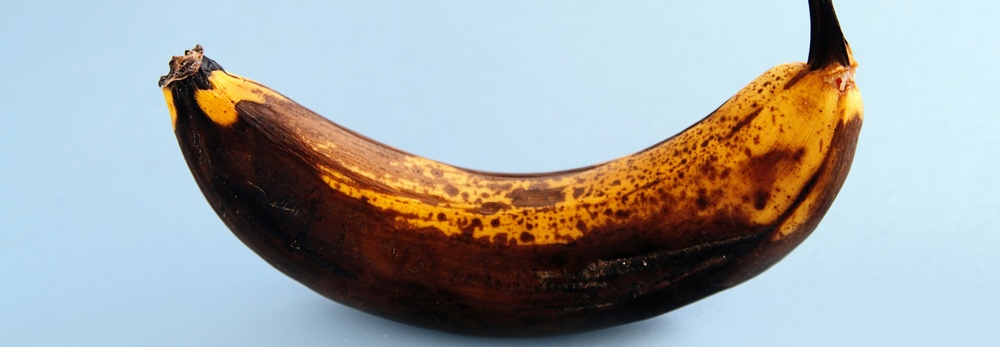
#> input picture app/banana_unripe/3scenes/mushy/mushy_01.jpg, 1000 x 347 px, shrunk from 1580 x 549 before the run; its folder holds only this picture in this run
$ python classify_images.py
#> lines starting #> are read from the running program, lines starting #| are printed output that depends on the picture
# USAGE
# python classify_images.py
# python classify_images.py --model svm

# import the necessary packages
from sklearn.neighbors import KNeighborsClassifier
from sklearn.naive_bayes import GaussianNB
from sklearn.linear_model import LogisticRegression
from sklearn.svm import SVC
from sklearn.tree import DecisionTreeClassifier
from sklearn.ensemble import RandomForestClassifier
from sklearn.neural_network import MLPClassifier
from sklearn.preprocessing import LabelEncoder
from sklearn.model_selection import train_test_split
from sklearn.metrics import classification_report
from PIL import Image
from imutils import paths
import numpy as np
import argparse
import os

def extract_color_stats(image):
	# split the input image into its respective RGB color channels
	# and then create a feature vector with 6 values: the mean and
	# standard deviation for each of the 3 channels, respectively
	(R, G, B) = image.split()
	features = [np.mean(R), np.mean(G), np.mean(B), np.std(R),
		np.std(G), np.std(B)]

	# return our set of features
	return features

# construct the argument parser and parse the arguments
ap = argparse.ArgumentParser()
ap.add_argument("-d", "--dataset", type=str, default="3scenes",
	help="path to directory containing the '3scenes' dataset")
ap.add_argument("-m", "--model", type=str, default="knn",
	help="type of python machine learning model to use")
args = vars(ap.parse_args())

# define the dictionary of models our script can use, where the key
# to the dictionary is the name of the model (supplied via command
# line argument) and the value is the model itself
models = {
	"knn": KNeighborsClassifier(n_neighbors=1),
	"naive_bayes": GaussianNB(),
	"logit": LogisticRegression(solver="lbfgs", multi_class="auto"),
	"svm": SVC(kernel="linear"),
	"decision_tree": DecisionTreeClassifier(),
	"random_forest": RandomForestClassifier(n_estimators=5),
	"mlp": MLPClassifier()
}

# grab all image paths in the input dataset directory, initialize our
# list of extracted features and corresponding labels
print("[INFO] extracting image features...")
imagePaths = paths.list_images(args["dataset"])
data = []
labels = []

# loop over our input images
for imagePath in imagePaths:
	# load the input image from disk, compute color channel
	# statistics, and then update our data list
	image = Image.open(imagePath)
#> image is the input picture: PIL image 1000x347 RGB; mean R, G, B 162.6, 166.4, 165.9
	features = extract_color_stats(image)
#> in extract_color_stats, `(R, G, B) = image.split()`:
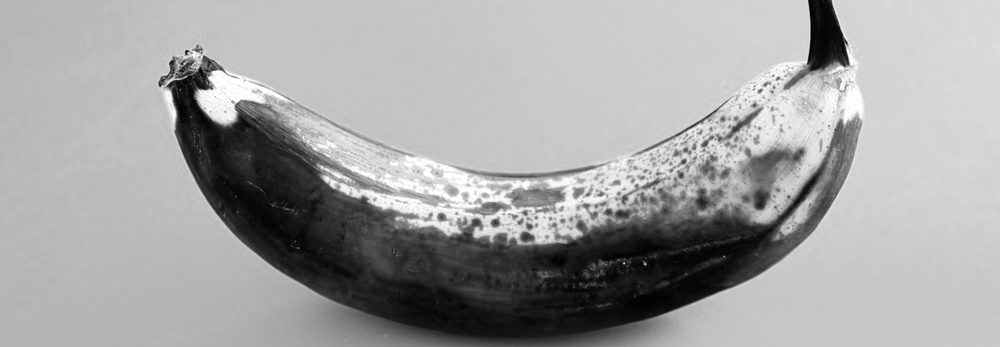
#> R: PIL image 1000x347 L; min 0, max 255, mean 162.6
#> in extract_color_stats, `(R, G, B) = image.split()`:
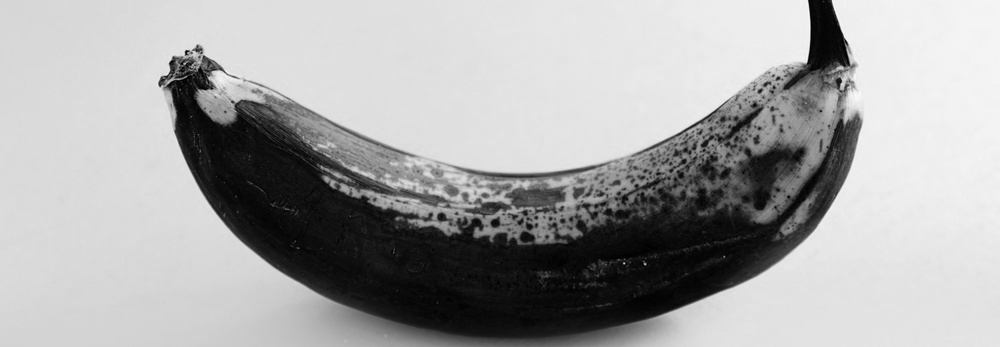
#> G: PIL image 1000x347 L; min 0, max 254, mean 166.4
#> in extract_color_stats, `(R, G, B) = image.split()`:
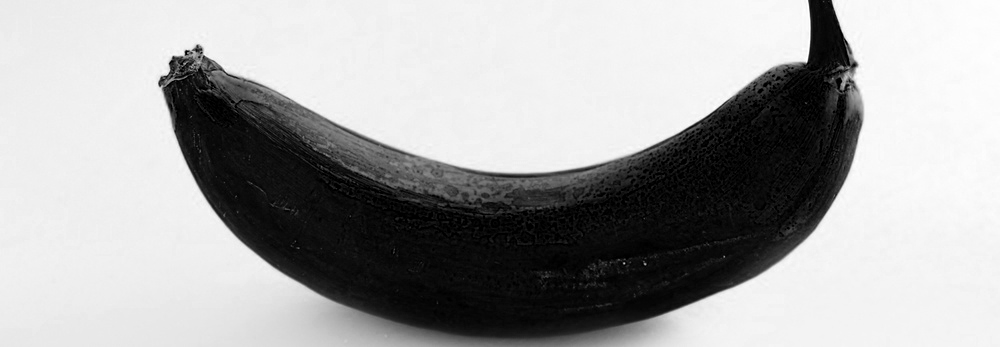
#> B: PIL image 1000x347 L; min 0, max 255, mean 165.9
#> in extract_color_stats, `features = [np.mean(R), np.mean(G), np.mean(B), np.std(R), np.std(G), ..`: features = [162.6, 166.4, 165.9, 66.63, 85.56, 103.5]
#> features = [162.6, 166.4, 165.9, 66.63, 85.56, 103.5]
	data.append(features)

	# extract the class label from the file path and update the
	# labels list
	label = imagePath.split(os.path.sep)[-2]
	labels.append(label)
#> pass 2 of the loop `for imagePath in imagePaths:`:
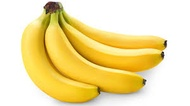
#> input picture app/banana_unripe/3scenes/ripe_new/ripe_01.jpeg, 190 x 106 px, shrunk from 300 x 168 before the run
#> image is the input picture: PIL image 190x106 RGB; mean R, G, B 242.5, 224.3, 163.5
#> R: PIL image 190x106 L
#> in extract_color_stats (call 2), `(R, G, B) = image.split()`:
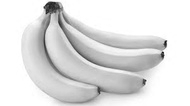
#> G: PIL image 190x106 L; min 10, max 255, mean 224.3
#> in extract_color_stats (call 2), `(R, G, B) = image.split()`:
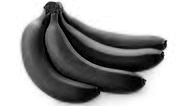
#> B: PIL image 190x106 L; min 0, max 255, mean 163.5
#> in extract_color_stats (call 2), `features = [np.mean(R), np.mean(G), np.mean(B), np.std(R), np.std(G), ..`: features = [242.5, 224.3, 163.5, 27.02, 39.25, 98.7]

# encode the labels, converting them from strings to integers
le = LabelEncoder()
labels = le.fit_transform(labels)

# perform a training and testing split, using 75% of the data for
# training and 25% for evaluation
(trainX, testX, trainY, testY) = train_test_split(data, labels,
	test_size=0.25)
#> trainX = [[162.6, 166.4, 165.9, 66.63, 85.56, 103.5]]; testX = [[242.5, 224.3, 163.5, 27.02, 39.25, 98.7]]; trainY = [0]; testY = [1]

# train the model
print("[INFO] using '{}' model".format(args["model"]))
model = models[args["model"]]
model.fit(trainX, trainY)

# make predictions on our data and show a classification report
print("[INFO] evaluating...")
predictions = model.predict(testX)
#> predictions = [0]
print(classification_report(testY, predictions,
	target_names=le.classes_))
#|               precision    recall  f1-score   support
#|        mushy       0.00      0.00      0.00       0.0
#|     ripe_new       0.00      0.00      0.00       1.0
#|     accuracy                           0.00       1.0
#|    macro avg       0.00      0.00      0.00       1.0
#| weighted avg       0.00      0.00      0.00       1.0
